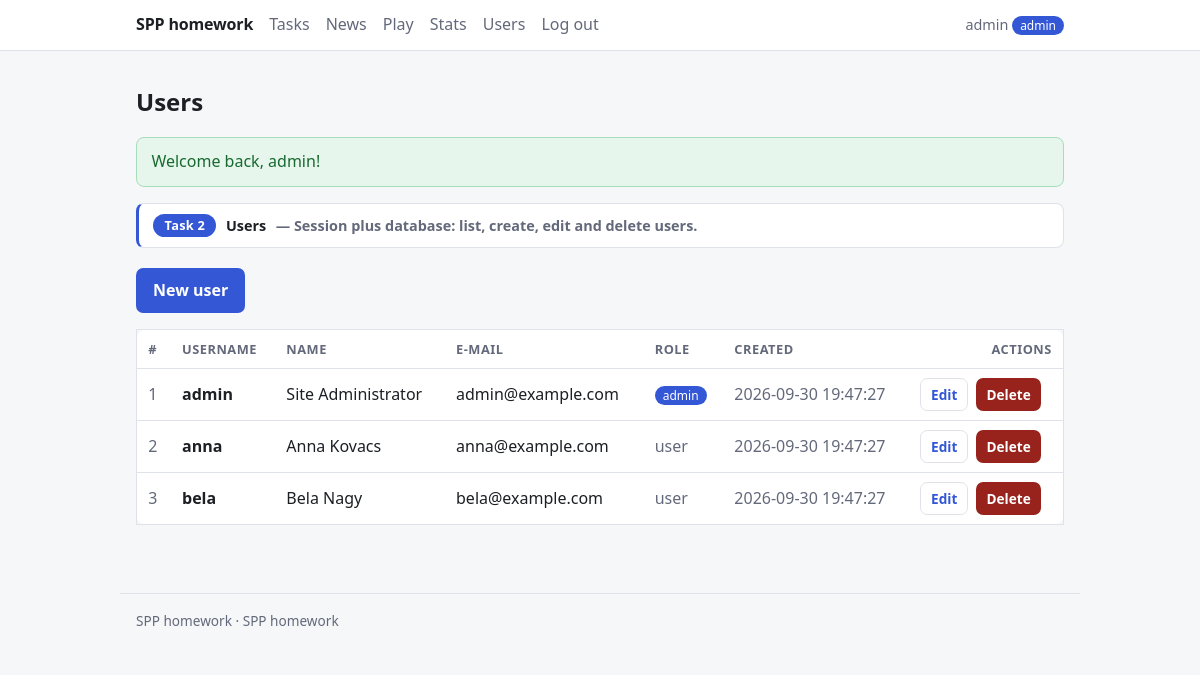
Page /task2-users/index.php (signed in) on the committed database.
### tables this page shows
CREATE TABLE IF NOT EXISTS `users` (
    `id`            INT UNSIGNED NOT NULL AUTO_INCREMENT,
    `username`      VARCHAR(50)  NOT NULL,
    `password_hash` VARCHAR(255) NOT NULL,
    `full_name`     VARCHAR(100) NOT NULL DEFAULT '',
    `email`         VARCHAR(190) NOT NULL DEFAULT '',
    `is_admin`      TINYINT(1)   NOT NULL DEFAULT 0,
    `created_at`    DATETIME     NOT NULL DEFAULT CURRENT_TIMESTAMP,
    PRIMARY KEY (`id`),
    UNIQUE KEY `uq_users_username` (`username`)
);

### lib/helpers.php (called while the page is built, shortened)
<?php
function app_base(): string
{
    static $base = null;
    if ($base !== null) {
        return $base;
    }
    $base       = '/';
    $appRoot    = realpath(dirname(__DIR__));
    $scriptFile = realpath($_SERVER['SCRIPT_FILENAME'] ?? '');
    $scriptName = $_SERVER['SCRIPT_NAME'] ?? '';
    if ($appRoot !== false && $scriptFile !== false && str_starts_with($scriptFile, $appRoot)) {
        $insideApp = substr($scriptFile, strlen($appRoot));
        if ($insideApp !== '' && str_ends_with($scriptName, $insideApp)) {
            $base = substr($scriptName, 0, strlen($scriptName) - strlen($insideApp)) . '/';
        }
    }
    return $base;
}
function url(string $path = ''): string
{
    return app_base() . ltrim($path, '/');
}
function e(mixed $value): string
{
    return htmlspecialchars((string)$value, ENT_QUOTES | ENT_SUBSTITUTE, 'UTF-8');
}

### lib/session.php (called while the page is built, shortened)
<?php
function flash_take(): array
{
    $flashes = $_SESSION['flashes'] ?? [];
    return $flashes;
}
function current_user(): ?array
{
    return $_SESSION['user'] ?? null;
}

### lib/db.php (called while the page is built, shortened)
<?php
function db(): PDO
{
    static $pdo = null;
    $dsn = sprintf('mysql:host=%s;port=%d;charset=%s', DB_HOST, DB_PORT, DB_CHARSET);
    $options = [
        PDO::ATTR_ERRMODE            => PDO::ERRMODE_EXCEPTION,
        PDO::ATTR_DEFAULT_FETCH_MODE => PDO::FETCH_ASSOC,
        PDO::ATTR_EMULATE_PREPARES   => false,
        PDO::MYSQL_ATTR_FOUND_ROWS   => true,
    ];
    try {
        $pdo = new PDO($dsn . ';dbname=' . DB_NAME, DB_USER, DB_PASS, $options);
    } catch (PDOException $first) {
        try {
            $server = new PDO($dsn, DB_USER, DB_PASS, $options);
            $server->exec(
                'CREATE DATABASE IF NOT EXISTS `' . DB_NAME . '`'
                . ' CHARACTER SET utf8mb4 COLLATE utf8mb4_hungarian_ci'
            );
            $pdo = new PDO($dsn . ';dbname=' . DB_NAME, DB_USER, DB_PASS, $options);
        } catch (PDOException $second) {
            db_fail($first, $second);
        }
    }
    db_install_schema($pdo);
    return $pdo;
}
function db_install_schema(PDO $pdo): void
{
    $marker = defined('DB_MARKER_TABLE') ? DB_MARKER_TABLE : 'users';
    $exists = $pdo->query('SHOW TABLES LIKE ' . $pdo->quote($marker))->fetch();
    if ($exists) {
        return;
    }
}
function db_all(string $sql, array $params = []): array
{
    $statement = db()->prepare($sql);
    $statement->execute($params);
    return $statement->fetchAll();
}

### lib/users.php (called while the page is built, shortened)
<?php
function users_all(): array
{
    return db_all('SELECT * FROM users ORDER BY id');
}

### lib/tasks.php (called while the page is built, shortened)
<?php
function task(int $number): array
{
    return tasks()[$number] ?? ['title' => '', 'url' => '', 'blurb' => '', 'shows' => [], 'demo' => ''];
}

### task2-users/index.php (the view, shortened to what this page needs)
<?php
$users = users_all();
render_header('Users', main_nav());
render_task_banner(2);
?>
<p class="actions">
    <a class="button" href="<?= e(url('task2-users/form.php')) ?>">New user</a>
</p>
<?php if (!$users): ?>
    <p class="alert alert-info">There are no users yet.</p>
<?php else: ?>
    <table class="card">
        <thead>
        <tr>
            <th>#</th>
            <th>Username</th>
            <th>Name</th>
            <th>E-mail</th>
            <th>Role</th>
            <th>Created</th>
            <th class="right">Actions</th>
        </tr>
        </thead>
        <tbody>
        <?php foreach ($users as $user): ?>
            <tr>
                <td class="muted"><?= (int)$user['id'] ?></td>
                <td><strong><?= e($user['username']) ?></strong></td>
                <td><?= e($user['full_name']) ?></td>
                <td><?= e($user['email']) ?></td>
                <td><?= $user['is_admin'] ? '<span class="badge">admin</span>' : '<span class="muted">user</span>' ?></td>
                <td class="muted"><?= e($user['created_at']) ?></td>
                <td class="right">
                    <div class="actions right">
                        <a class="button button-quiet button-small" href="<?= e(url('task2-users/form.php')) ?>?id=<?= (int)$user['id'] ?>">Edit</a>
                        <form method="post" action="<?= e(url('task2-users/delete.php')) ?>"
                              onsubmit="return confirm('Delete user <?= e($user['username']) ?>?');">
                            <button class="button-danger button-small" type="submit">Delete</button>
                        </form>
                    </div>
                </td>
            </tr>
        <?php endforeach; ?>
        </tbody>
    </table>
<?php endif; ?>
<?php render_footer(); ?>

### lib/layout.php (shortened to what this page needs)
<?php
function render_header(string $title, array $nav = []): void
{
    $appName = defined('APP_NAME') ? APP_NAME : 'SPP';
    $user    = function_exists('current_user') ? current_user() : null;
    ?><!doctype html>
<html lang="en">
<head>
    <link rel="stylesheet" href="<?= e(url('assets/style.css')) ?>">
</head>
<body>
<header class="topbar">
    <div class="topbar-inner">
        <span class="brand"><?= e($appName) ?></span>
        <nav>
            <?php foreach ($nav as $item): ?>
                <a href="<?= e($item['href']) ?>"><?= e($item['label']) ?></a>
            <?php endforeach; ?>
        </nav>
        <?php if ($user !== null): ?>
            <span class="who">
                <?= e($user['username']) ?><?= !empty($user['is_admin']) ? ' <span class="badge">admin</span>' : '' ?>
            </span>
        <?php endif; ?>
    </div>
</header>
<main>
    <h1><?= e($title) ?></h1>
    <?php render_flashes(); ?>
<?php
}
function render_flashes(): void
{
    foreach (flash_take() as $flash) {
        $type = in_array($flash['type'], ['success', 'error', 'info'], true) ? $flash['type'] : 'info';
        echo '<p class="alert alert-' . $type . '">' . e($flash['message']) . '</p>';
    }
}
function render_task_banner(int $number): void
{
    $task = task($number);
    ?>
    <details class="task-strip">
        <summary>
            <span class="task-no">Task <?= $number ?></span>
            <?= e($task['title']) ?>
            <span class="muted">&mdash; <?= e($task['blurb']) ?></span>
        </summary>
    </details>
    <?php
}
function render_footer(): void
{
    $appName = defined('APP_NAME') ? APP_NAME : 'SPP';
    ?>
</main>
<footer class="foot"><?= e($appName) ?> &middot; SPP homework</footer>
</body>
</html>
<?php
}

### assets/style.css (style rules this page uses)
:root { --bg: #f6f7f9; --panel: #ffffff; --ink: #1c1f24; --muted: #63697a; --line: #dfe2e9; --accent: #3457d5; --ok-bg: #e6f6ec; --ok-ink: #17692f; --ok-line: #a7ddb9; --err-bg: #fdeceb; --err-ink: #97231c; --err-line: #f3b5b0; --info-bg: #eaf0fd; --info-ink: #27408f; --info-line: #b6c7f3; --todo-bg: #fdf4e3; --todo-ink: #8a5a06; --todo-line: #efd6a3; }
* { box-sizing: border-box; }
body { margin: 0; background: var(--bg); color: var(--ink); font: 16px/1.6 system-ui, -apple-system, "Segoe UI", Roboto, sans-serif; }
.topbar { background: var(--panel); border-bottom: 1px solid var(--line); }
.topbar-inner { max-width: 60rem; margin: 0 auto; padding: .75rem 1rem; display: flex; align-items: center; gap: 1rem; flex-wrap: wrap; }
.brand { font-weight: 700; letter-spacing: -.01em; }
.topbar nav { display: flex; gap: 1rem; flex-wrap: wrap; }
.topbar nav a { color: var(--muted); text-decoration: none; }
.who { margin-left: auto; color: var(--muted); font-size: .9rem; }
.badge { background: var(--accent); color: #fff; border-radius: 999px; padding: .05rem .5rem; font-size: .75rem; }
main { max-width: 60rem; margin: 0 auto; padding: 1.5rem 1rem 3rem; }
h1 { font-size: 1.5rem; margin: .5rem 0 1rem; }
.foot { max-width: 60rem; margin: 0 auto; padding: 1rem; color: var(--muted); font-size: .85rem; border-top: 1px solid var(--line); }
.alert { border: 1px solid; border-radius: .5rem; padding: .7rem .9rem; margin: 0 0 1rem; }
.alert-success { background: var(--ok-bg); color: var(--ok-ink); border-color: var(--ok-line); }
.card { background: var(--panel); border: 1px solid var(--line); border-radius: .75rem; padding: 1.25rem; margin-bottom: 1.25rem; }
button, .button { display: inline-block; padding: .55rem 1rem; border: 1px solid transparent; border-radius: .45rem; background: var(--accent); color: #fff; font: inherit; font-weight: 600; text-decoration: none; cursor: pointer; }
.button-quiet { background: transparent; color: var(--accent); border-color: var(--line); }
.button-danger { background: var(--err-ink); }
.button-small { padding: .3rem .6rem; font-size: .85rem; }
.actions { display: flex; gap: .5rem; align-items: center; flex-wrap: wrap; }
table { width: 100%; border-collapse: collapse; background: var(--panel); }
th, td { text-align: left; padding: .55rem .7rem; border-bottom: 1px solid var(--line); }
th { font-size: .8rem; text-transform: uppercase; letter-spacing: .04em; color: var(--muted); }
tbody tr:last-child td { border-bottom: 0; }
.muted { color: var(--muted); }
.right { text-align: right; }
.task-no { display: inline-block; background: var(--accent); color: #fff; border-radius: 999px; padding: .1rem .7rem; font-size: .8rem; font-weight: 700; letter-spacing: .02em; white-space: nowrap; }
.task-strip { background: var(--panel); border: 1px solid var(--line); border-left: 3px solid var(--accent); border-radius: .5rem; padding: .6rem .9rem; margin-bottom: 1.25rem; font-size: .9rem; }
.task-strip summary { cursor: pointer; display: flex; align-items: center; gap: .6rem; flex-wrap: wrap; font-weight: 600; }
.task-strip summary::marker { color: var(--muted); }

### rows in the picture
users: username "admin", id "1", full_name "Site Administrator", email "admin@example.com", is_admin "admin", created_at "2026-09-30 19:47:27"
users: id "2", username "anna", full_name "Anna Kovacs", email "anna@example.com", is_admin "user", created_at "2026-09-30 19:47:27"
users: id "3", username "bela", full_name "Bela Nagy", email "bela@example.com", is_admin "user", created_at "2026-09-30 19:47:27"

### other values in the picture
$appName "SPP homework"
$item['label'] "Tasks"
$item['label'] "News"
$item['label'] "Play"
$item['label'] "Stats"
$item['label'] "Users"
$item['label'] "Log out"
$title "Users"
$flash['message'] "Welcome back, admin!"
$number "2"
$task['title'] "Users"
$task['blurb'] "Session plus database: list, create, edit and delete users."
